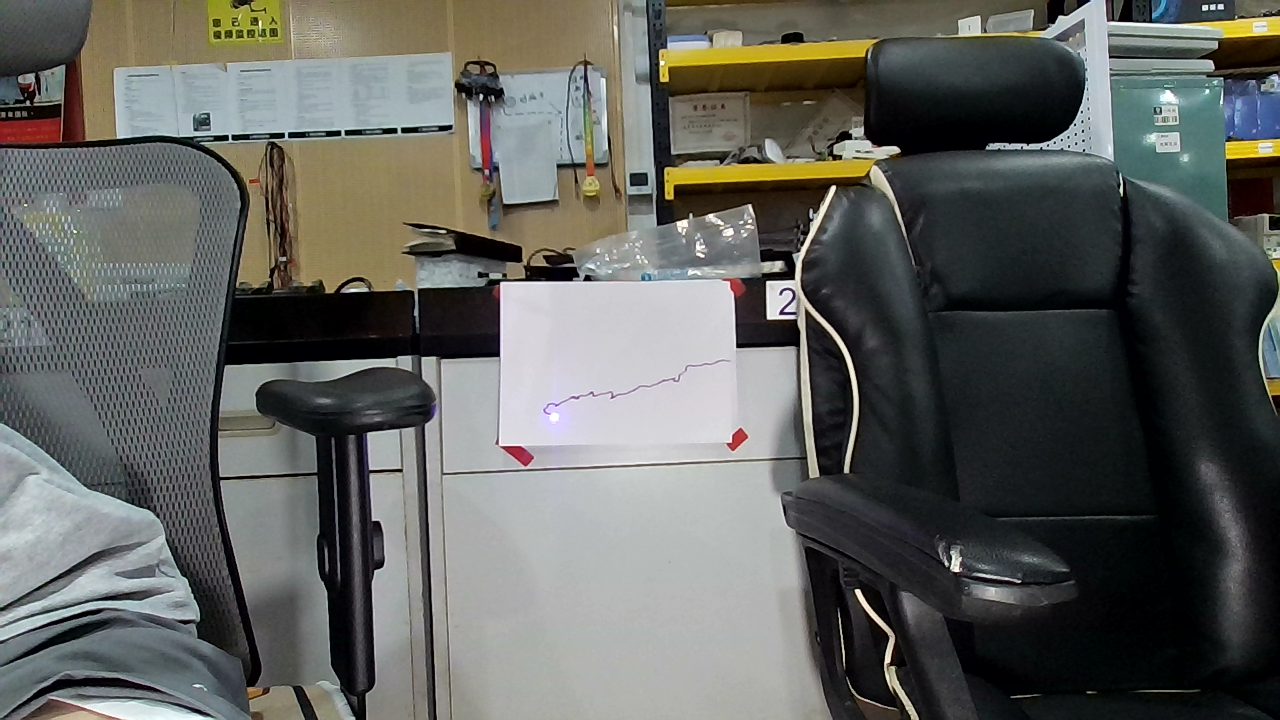
#> input picture opencv/photo_1753685422.png, 1280 x 720 px, given in place of the camera
$ python project2_1.py
#> lines starting #> are read from the running program, lines starting #| are printed output that depends on the picture; after the words box and inside, x2 and y2 are one past the last pixel; in counts of white or black regions, pixels touching at a corner belong together
import cv2
import numpy as np

# 打开摄像头
cap = cv2.VideoCapture(0)

while True:
    ret, frame = cap.read()
#> frame is the input picture: shape (720, 1280, 3); mean B, G, R 93.8, 97.9, 96.5
    if not ret:
        print("无法读取摄像头画面")
        break

    # 转为 HSV 颜色空间
    hsv = cv2.cvtColor(frame, cv2.COLOR_BGR2HSV)
#> hsv: shape (720, 1280, 3); mean H, S, V 78.6, 58.1, 102.5

    # 定义红色的 HSV 范围（两个区间）
    lower_red1 = np.array([0, 100, 100])
    upper_red1 = np.array([10, 255, 255])
    lower_red2 = np.array([160, 100, 100])
    upper_red2 = np.array([180, 255, 255])

    # 创建掩码
    mask1 = cv2.inRange(hsv, lower_red1, upper_red1)
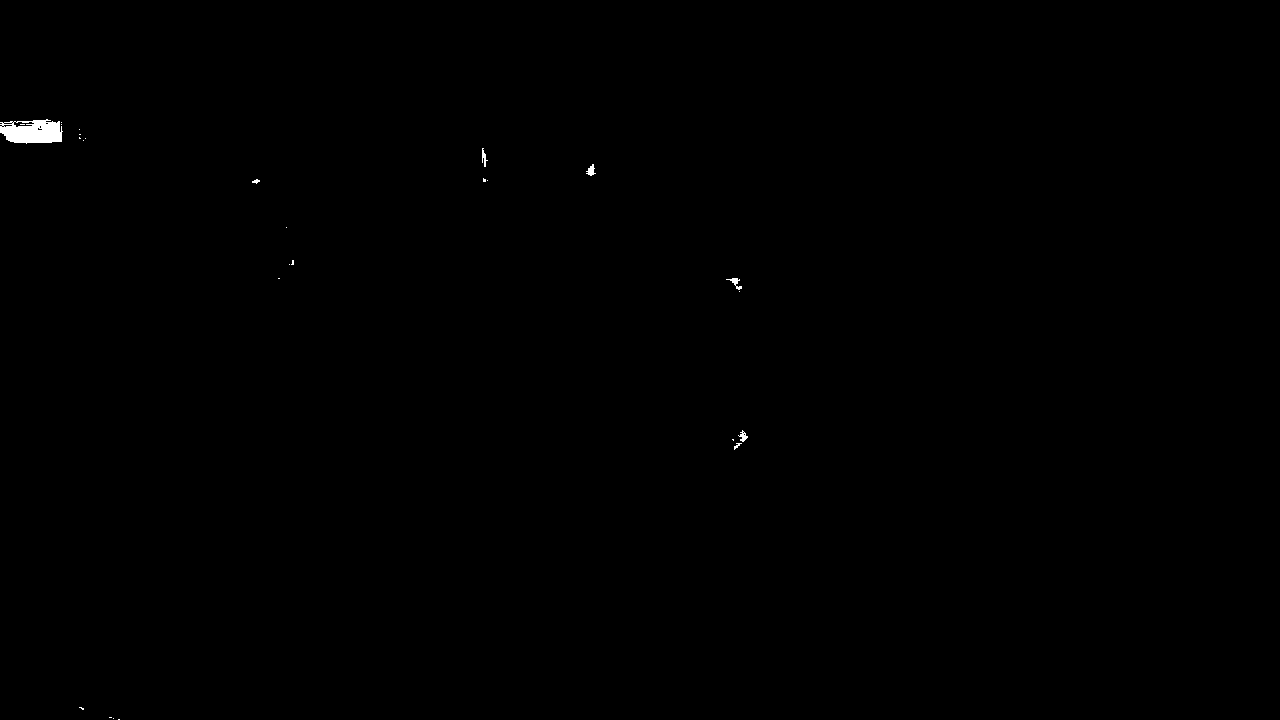
#> mask1: shape (720, 1280); 0.17% white; 27 white regions (20 under 20 px), largest, box (x1, y1, x2, y2) and area: (0, 119, 63, 144) 1177, (726, 278, 742, 290) 67, (586, 164, 596, 176) 63
    mask2 = cv2.inRange(hsv, lower_red2, upper_red2)
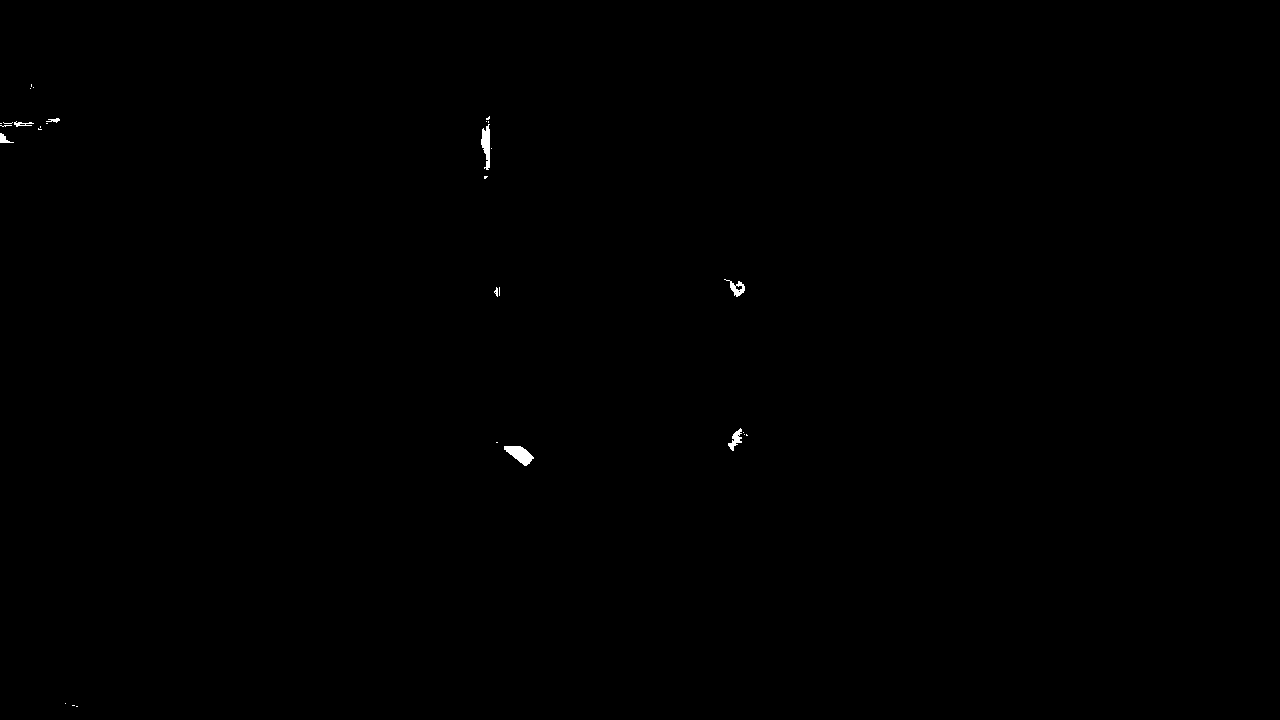
#> mask2: shape (720, 1280); 0.12% white; 30 white regions (22 under 20 px), largest, box (x1, y1, x2, y2) and area: (504, 446, 534, 466) 330, (481, 124, 490, 170) 266, (728, 428, 742, 451) 144
    red_mask = cv2.bitwise_or(mask1, mask2)
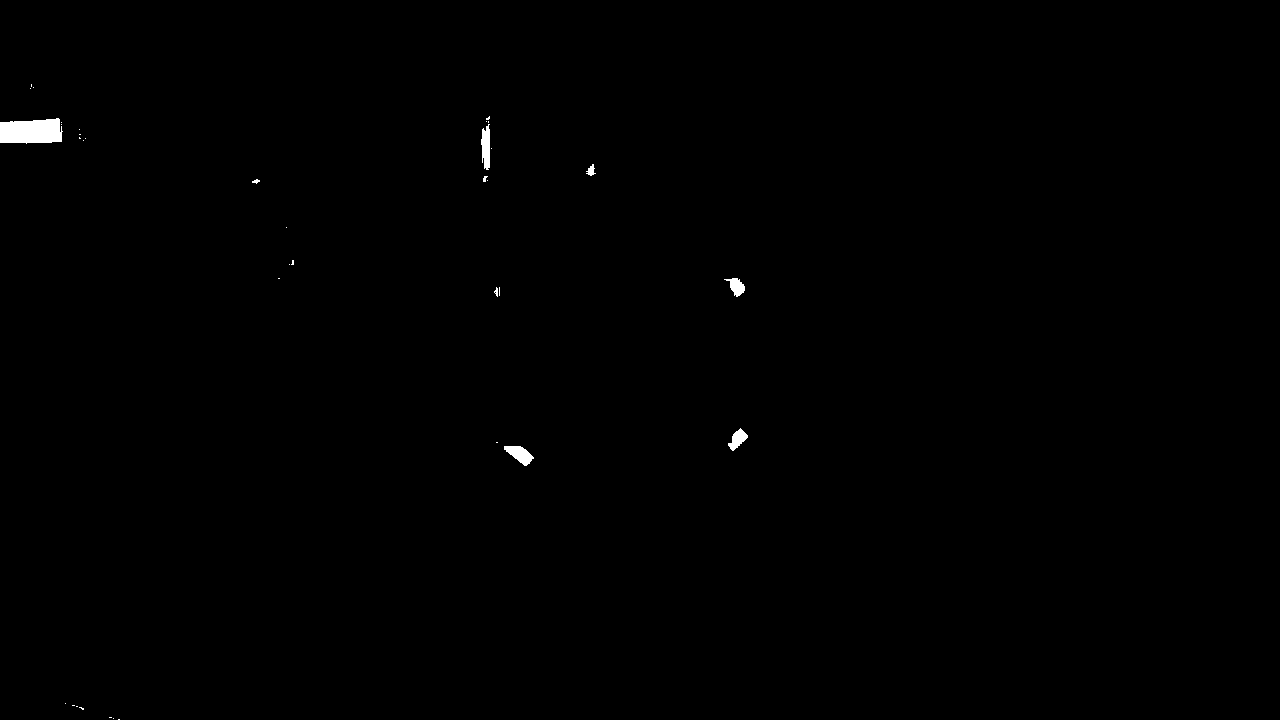
#> red_mask: shape (720, 1280); 0.29% white; 37 white regions (29 under 20 px), largest, box (x1, y1, x2, y2) and area: (0, 118, 63, 144) 1373, (504, 446, 534, 466) 330, (481, 124, 490, 170) 319

    # 计算掩码中非零（红色）像素的数量
    red_area = cv2.countNonZero(red_mask)
#> red_area = 2668

    # 判断是否大于阈值
    if red_area > 2000:
        print("条件一")

    # 显示原始画面和掩码
    cv2.imshow("Frame", frame)
    cv2.imshow("Red Mask", red_mask)

    # 按下 q 键退出
    if cv2.waitKey(1) & 0xFF == ord('q'):
#> (key q is pressed here)
        break

cap.release()
cv2.destroyAllWindows()
